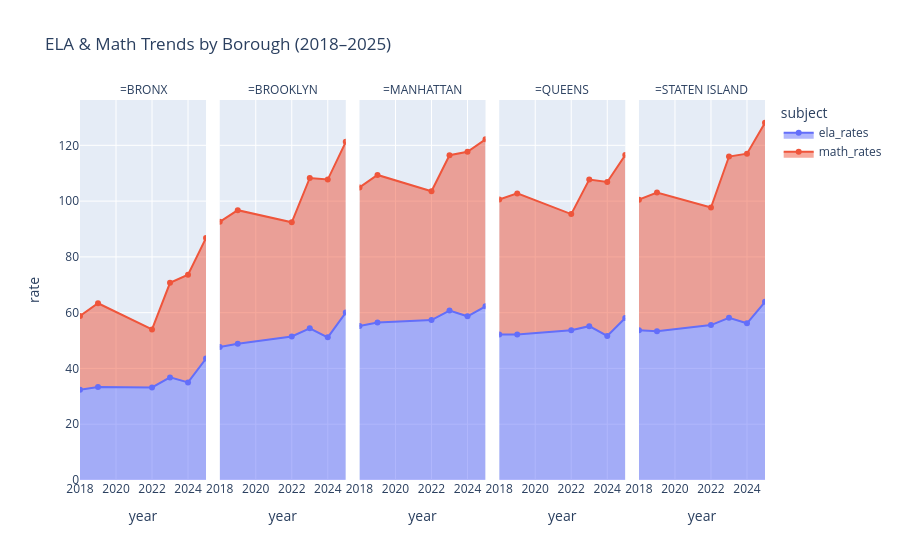

Notebook code for this chart:
### Code cell
#Graphing merged ELA and Math rates based on borough and year
rate_year_fig = px.area(
    long_year,
    x="year",
    y="rate",
    color="subject",
    facet_col="borough",
    labels={"borough": ""},
    title="ELA & Math Trends by Borough (2018–2025)",
    markers=True
)

rate_year_fig.show()
rate_year_fig.write_html("ela_math_year.html")

### Figure 1 — Plotly figure (JSON) as saved in the notebook; plotly's stock layout.template omitted (floating-point values rounded to 4 significant figures)
{"data": [{"fillpattern": {"shape": ""}, "hovertemplate": "subject=ela_rates<br>=BRONX<br>year=%{x}<br>rate=%{y}<extra></extra>", "legendgroup": "ela_rates", "line": {"color": "#636efa"}, "marker": {"symbol": "circle"}, "mode": "lines+markers", "name": "ela_rates", "orientation": "v", "showlegend": true, "stackgroup": "1", "type": "scatter", "x": [2018, 2019, 2022, 2023, 2024, 2025], "xaxis": "x", "y": [32.36, 33.39, 33.17, 36.79, 34.97, 43.56], "yaxis": "y"}, {"fillpattern": {"shape": ""}, "hovertemplate": "subject=ela_rates<br>=BROOKLYN<br>year=%{x}<br>rate=%{y}<extra></extra>", "legendgroup": "ela_rates", "line": {"color": "#636efa"}, "marker": {"symbol": "circle"}, "mode": "lines+markers", "name": "ela_rates", "orientation": "v", "showlegend": false, "stackgroup": "1", "type": "scatter", "x": [2018, 2019, 2022, 2023, 2024, 2025], "xaxis": "x2", "y": [47.73, 48.83, 51.44, 54.4, 51.14, 60.04], "yaxis": "y2"}, {"fillpattern": {"shape": ""}, "hovertemplate": "subject=ela_rates<br>=MANHATTAN<br>year=%{x}<br>rate=%{y}<extra></extra>", "legendgroup": "ela_rates", "line": {"color": "#636efa"}, "marker": {"symbol": "circle"}, "mode": "lines+markers", "name": "ela_rates", "orientation": "v", "showlegend": false, "stackgroup": "1", "type": "scatter", "x": [2018, 2019, 2022, 2023, 2024, 2025], "xaxis": "x3", "y": [55.21, 56.49, 57.34, 60.77, 58.7, 62.29], "yaxis": "y3"}, {"fillpattern": {"shape": ""}, "hovertemplate": "subject=ela_rates<br>=QUEENS<br>year=%{x}<br>rate=%{y}<extra></extra>", "legendgroup": "ela_rates", "line": {"color": "#636efa"}, "marker": {"symbol": "circle"}, "mode": "lines+markers", "name": "ela_rates", "orientation": "v", "showlegend": false, "stackgroup": "1", "type": "scatter", "x": [2018, 2019, 2022, 2023, 2024, 2025], "xaxis": "x4", "y": [52.2, 52.17, 53.69, 55.16, 51.67, 58.09], "yaxis": "y4"}, {"fillpattern": {"shape": ""}, "hovertemplate": "subject=ela_rates<br>=STATEN ISLAND<br>year=%{x}<br>rate=%{y}<extra></extra>", "legendgroup": "ela_rates", "line": {"color": "#636efa"}, "marker": {"symbol": "circle"}, "mode": "lines+markers", "name": "ela_rates", "orientation": "v", "showlegend": false, "stackgroup": "1", "type": "scatter", "x": [2018, 2019, 2022, 2023, 2024, 2025], "xaxis": "x5", "y": [53.69, 53.37, 55.54, 58.19, 56.2, 63.87], "yaxis": "y5"}, {"fillpattern": {"shape": ""}, "hovertemplate": "subject=math_rates<br>=BRONX<br>year=%{x}<br>rate=%{y}<extra></extra>", "legendgroup": "math_rates", "line": {"color": "#EF553B"}, "marker": {"symbol": "circle"}, "mode": "lines+markers", "name": "math_rates", "orientation": "v", "showlegend": true, "stackgroup": "1", "type": "scatter", "x": [2018, 2019, 2022, 2023, 2024, 2025], "xaxis": "x", "y": [26.43, 30.0, 20.8, 33.91, 38.61, 43.24], "yaxis": "y"}, {"fillpattern": {"shape": ""}, "hovertemplate": "subject=math_rates<br>=BROOKLYN<br>year=%{x}<br>rate=%{y}<extra></extra>", "legendgroup": "math_rates", "line": {"color": "#EF553B"}, "marker": {"symbol": "circle"}, "mode": "lines+markers", "name": "math_rates", "orientation": "v", "showlegend": false, "stackgroup": "1", "type": "scatter", "x": [2018, 2019, 2022, 2023, 2024, 2025], "xaxis": "x2", "y": [44.84, 47.93, 40.94, 53.9, 56.59, 61.2], "yaxis": "y2"}, {"fillpattern": {"shape": ""}, "hovertemplate": "subject=math_rates<br>=MANHATTAN<br>year=%{x}<br>rate=%{y}<extra></extra>", "legendgroup": "math_rates", "line": {"color": "#EF553B"}, "marker": {"symbol": "circle"}, "mode": "lines+markers", "name": "math_rates", "orientation": "v", "showlegend": false, "stackgroup": "1", "type": "scatter", "x": [2018, 2019, 2022, 2023, 2024, 2025], "xaxis": "x3", "y": [49.7, 52.9, 46.17, 55.69, 58.97, 59.89], "yaxis": "y3"}, {"fillpattern": {"shape": ""}, "hovertemplate": "subject=math_rates<br>=QUEENS<br>year=%{x}<br>rate=%{y}<extra></extra>", "legendgroup": "math_rates", "line": {"color": "#EF553B"}, "marker": {"symbol": "circle"}, "mode": "lines+markers", "name": "math_rates", "orientation": "v", "showlegend": false, "stackgroup": "1", "type": "scatter", "x": [2018, 2019, 2022, 2023, 2024, 2025], "xaxis": "x4", "y": [48.34, 50.6, 41.66, 52.6, 55.17, 58.46], "yaxis": "y4"}, {"fillpattern": {"shape": ""}, "hovertemplate": "subject=math_rates<br>=STATEN ISLAND<br>year=%{x}<br>rate=%{y}<extra></extra>", "legendgroup": "math_rates", "line": {"color": "#EF553B"}, "marker": {"symbol": "circle"}, "mode": "lines+markers", "name": "math_rates", "orientation": "v", "showlegend": false, "stackgroup": "1", "type": "scatter", "x": [2018, 2019, 2022, 2023, 2024, 2025], "xaxis": "x5", "y": [46.83, 49.7, 42.17, 57.8, 60.83, 64.23], "yaxis": "y5"}], "layout": {"annotations": [{"font": {}, "showarrow": false, "text": "=BRONX", "x": 0.092, "xanchor": "center", "xref": "paper", "y": 1, "yanchor": "bottom", "yref": "paper"}, {"font": {}, "showarrow": false, "text": "=BROOKLYN", "x": 0.296, "xanchor": "center", "xref": "paper", "y": 1, "yanchor": "bottom", "yref": "paper"}, {"font": {}, "showarrow": false, "text": "=MANHATTAN", "x": 0.5, "xanchor": "center", "xref": "paper", "y": 1, "yanchor": "bottom", "yref": "paper"}, {"font": {}, "showarrow": false, "text": "=QUEENS", "x": 0.704, "xanchor": "center", "xref": "paper", "y": 1, "yanchor": "bottom", "yref": "paper"}, {"font": {}, "showarrow": false, "text": "=STATEN ISLAND", "x": 0.908, "xanchor": "center", "xref": "paper", "y": 1, "yanchor": "bottom", "yref": "paper"}], "autosize": true, "legend": {"title": {"text": "subject"}, "tracegroupgap": 0}, "title": {"text": "ELA & Math Trends by Borough (2018–2025)"}, "xaxis": {"anchor": "y", "autorange": true, "domain": [0, 0.184], "range": [2018, 2025], "title": {"text": "year"}, "type": "linear"}, "xaxis2": {"anchor": "y2", "autorange": true, "domain": [0.204, 0.388], "matches": "x", "range": [2018, 2025], "title": {"text": "year"}, "type": "linear"}, "xaxis3": {"anchor": "y3", "autorange": true, "domain": [0.408, 0.592], "matches": "x", "range": [2018, 2025], "title": {"text": "year"}, "type": "linear"}, "xaxis4": {"anchor": "y4", "autorange": true, "domain": [0.612, 0.796], "matches": "x", "range": [2018, 2025], "title": {"text": "year"}, "type": "linear"}, "xaxis5": {"anchor": "y5", "autorange": true, "domain": [0.816, 1], "matches": "x", "range": [2018, 2025], "title": {"text": "year"}, "type": "linear"}, "yaxis": {"anchor": "x", "autorange": true, "domain": [0, 1], "range": [0, 137.6], "title": {"text": "rate"}, "type": "linear"}, "yaxis2": {"anchor": "x2", "autorange": true, "domain": [0, 1], "matches": "y", "range": [0, 137.6], "showticklabels": false, "type": "linear"}, "yaxis3": {"anchor": "x3", "autorange": true, "domain": [0, 1], "matches": "y", "range": [0, 137.6], "showticklabels": false, "type": "linear"}, "yaxis4": {"anchor": "x4", "autorange": true, "domain": [0, 1], "matches": "y", "range": [0, 137.6], "showticklabels": false, "type": "linear"}, "yaxis5": {"anchor": "x5", "autorange": true, "domain": [0, 1], "matches": "y", "range": [0, 137.6], "showticklabels": false, "type": "linear"}}}
